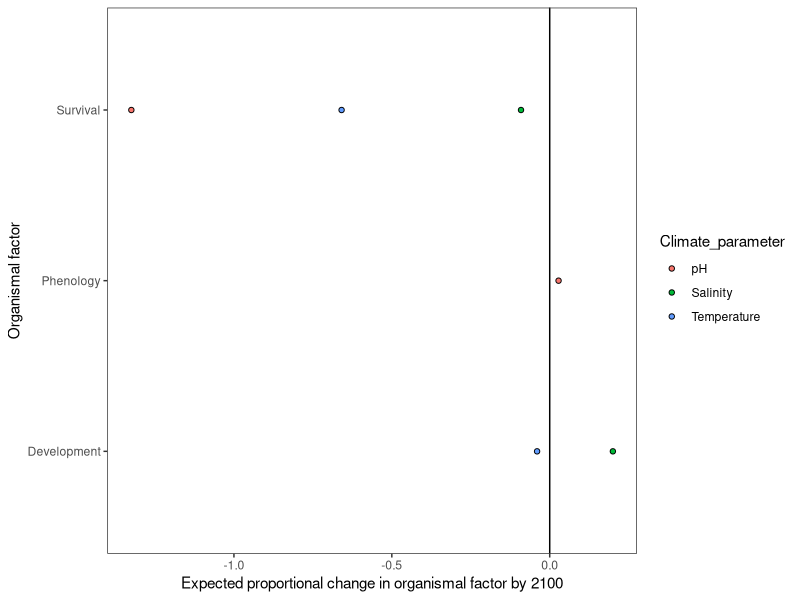

The R script that drew this image:
## ---- chunk 1
require(tidyverse)
require(readxl)
setwd("~/Google Drive/Manuscript data/Dispersal in a changing ocean")
## ---- chunk 2
d<-read_excel("Quantitative component.xlsx")

dsum<-d%>%
  mutate(Climate_conversion=(Climate_expected2100-Climate_control)/(Climate_treatment-Climate_control), #Create factor to convert experimental range to expected change by applying (expected change)/(measured change)
         Organismal_expected2100=((Organismal_treatment-Organismal_control)/Organismal_control)*Climate_conversion)%>% #Calculate rough effect size as (difference in organismal parameter)/(control organismal parameter level), then scale by climate conversion factor
  group_by(Species, Climate_parameter, Organismal_parameter)%>%
  summarise(Organismal_expected2100=mean(Organismal_expected2100))


#Final Organismal_expected2100 calculation equivalent to the following

#Effect size = (Difference in organismal parameter)/(Control organismal parameter level) =Proportion change

#Effect size standardized by climatic range studied = (Effect size)/(difference in climate variable between control and treatment, e.g., degree C difference) = e.g., Effect size / degree C change

# Organismal_expected2100 = Climate standardized effect size * expected change in climate parameter by 2100 = Effect size / degree C change * Expected degree C change = final expected proportion change
## ---- chunk 3
ggplot(dsum, aes(x=Organismal_expected2100, y=Organismal_parameter, fill=Climate_parameter))+
  geom_point(shape=21)+
  geom_vline(xintercept=0)+
  xlab("Expected proportional change in organismal factor by 2100")+
  ylab("Organismal factor")+
  theme_bw()+
  theme(panel.grid=element_blank())
